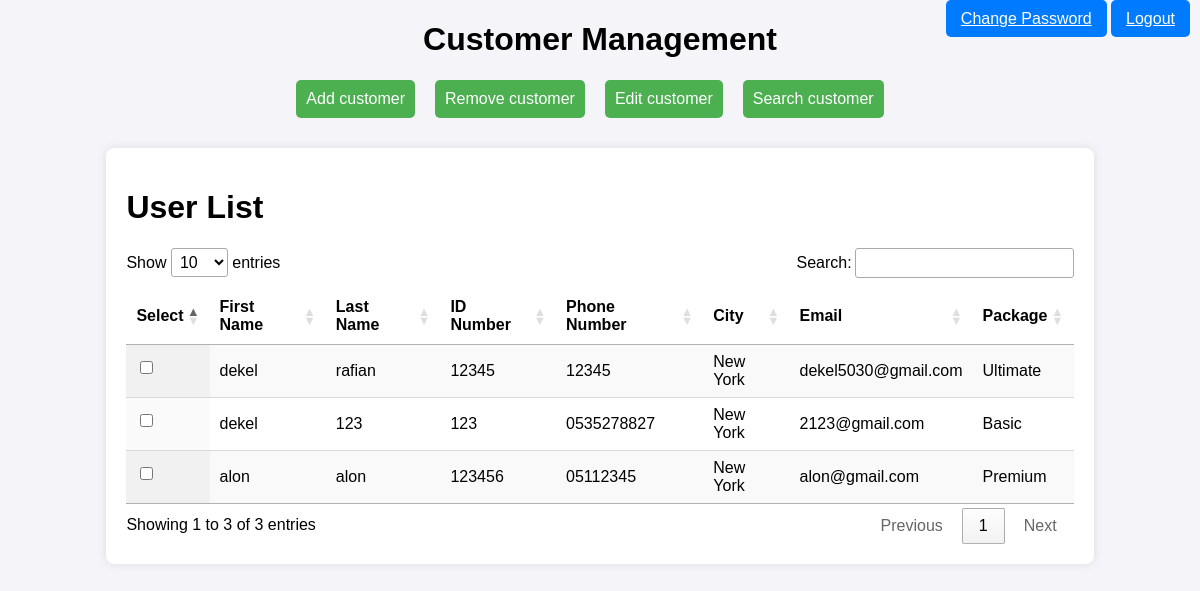
Page /home/ (signed in) on the earlier database version.
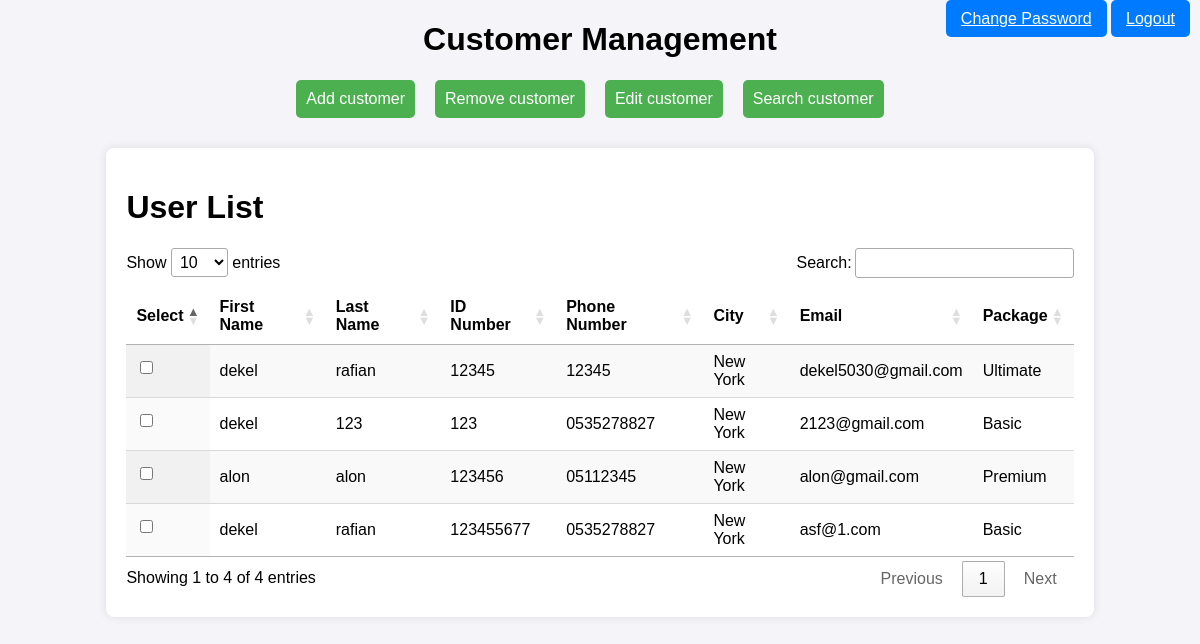
Same page on the later database version.
### accounts/models.py (models this page shows, shortened)
class Customer(models.Model):
    first_name = models.CharField(max_length=100)
    last_name = models.CharField(max_length=100)
    id_number = models.CharField(max_length=10,primary_key=True)
    phone_number = models.CharField(max_length=11)
    city = models.CharField(max_length=50)
    email = models.EmailField()
    package = models.CharField(max_length=50)

### home_screen/views.py (the view)
# urls.py: 2. Add a URL to urlpatterns:  path('', views.home, name='home')
def home(request):
    if request.method == 'POST':
        form_type = request.POST['action']  # Get the form type
        print("in " + form_type)
        if form_type == 'add-customer':
            first_name = request.POST['first_name']
            last_name = request.POST['last_name']
            id_number = request.POST['id_number']
            phone = request.POST['phone']
            city = request.POST['city']
            email = request.POST['email']
            internet_package = request.POST['internet_package']
            Customer.add(first_name, last_name, id_number, phone, city, email, internet_package)
            print("add customer submitted")
            customers = Customer.objects.all()
            return render(request, 'home.html', {'customers': customers})
        elif form_type == 'remove-customer':
            print("remove customer submitted")
        elif form_type == 'edit-customer':
            print("edit customer submitted")
        elif form_type == 'search-customer':
            print("search customer submitted")
    else:
        is_logged_in = request.session.get('isLoggedIn', False)
        print(is_logged_in)
        if is_logged_in == True:
            customers = Customer.objects.all()
        else:
            return redirect("login")
        return render(request, 'home.html', {'customers': customers})

### home_screen/templates/home.html (shortened to what this page needs)
{% load static %}
<!DOCTYPE html>
<html lang="en">
<head>
    <link rel="stylesheet" href="{% static 'home-style.css' %}">
    <link rel="stylesheet" type="text/css" href="https://cdn.datatables.net/1.13.1/css/jquery.dataTables.min.css">
</head>
<body>
<div class="header">
    <h1 class="header">Customer Management</h1>
    <div class="top-right">
        <a href="{% url 'change_password' %}" id="change-password-btn">Change Password</a>
        <a href="{% url 'logout' %}" id="logout">Logout</a>
    </div>
</div>
<div class="button-row">
    <button type="button" id="add-customer-btn">Add customer</button>
    <button type="button" id="remove-customer-btn">Remove customer</button>
    <button type="button" id="edit-customer-btn">Edit customer</button>
    <button type="button" id="search-customer-btn">Search customer</button>
</div>
<div class="customers">
    <h1>User List</h1>
    <table id="customerTable" class="display">
        <thead>
            <tr>
                <th>Select</th>
                <th>First Name</th>
                <th>Last Name</th>
                <th>ID Number</th>
                <th>Phone Number</th>
                <th>City</th>
                <th>Email</th>
                <th>Package</th>
            </tr>
        </thead>
        <tbody>
        {% for customer in customers %}
            <tr>
                <td><input type="checkbox" class="select-row" data-id="{{ customer.id_number }}"></td>
                <td>{{ customer.first_name }}</td>
                <td>{{ customer.last_name }}</td>
                <td>{{ customer.id_number }}</td>
                <td>{{ customer.phone_number }}</td>
                <td>{{ customer.city }}</td>
                <td>{{ customer.email }}</td>
                <td>{{ customer.package }}</td>
            </tr>
        {% empty %}
            <tr>
                <td colspan="8">No customers available.</td>
            </tr>
        {% endfor %}
        </tbody>
    </table>
</div>
</body>
</html>

### home_screen/static/home-style.css (style rules this page uses)
body { font-family: Arial, sans-serif; background-color: #f4f4f9; }
.header { text-align: center; }
button { padding: 10px; background-color: #4CAF50; color: white; border: none; border-radius: 5px; font-size: 16px; cursor: pointer; }
.button-row { display: flex; justify-content: center; }
.button-row button { margin: 0px 20px 20px 0px; }
.customers { width: 80%; margin: 10px auto; padding: 20px; background-color: white; border-radius: 8px; box-shadow: 0 0 10px rgba(0, 0, 0, 0.1); }
input, select { margin-bottom: 10px; padding: 5px; font-size: 16px; border: 1px solid #ccc; border-radius: 5px; }
.top-right { position: absolute; top: 10px; right: 10px; }
#change-password-btn, #logout { padding: 10px 15px; background-color: #007bff; color: white; border: none; border-radius: 5px; cursor: pointer; }

Differences in the rows shown:
added Customer: first_name "dekel", last_name "rafian", id_number "123455677", phone_number "0535278827", city "New York", email "asf@1.com", package "Basic"
Other differences:
text written by a page script: "Show entries Search: Showing 1 to 3 of 3 entries Previous 1 Next" → "Show entries Search: Showing 1 to 4 of 4 entries Previous 1 Next"
